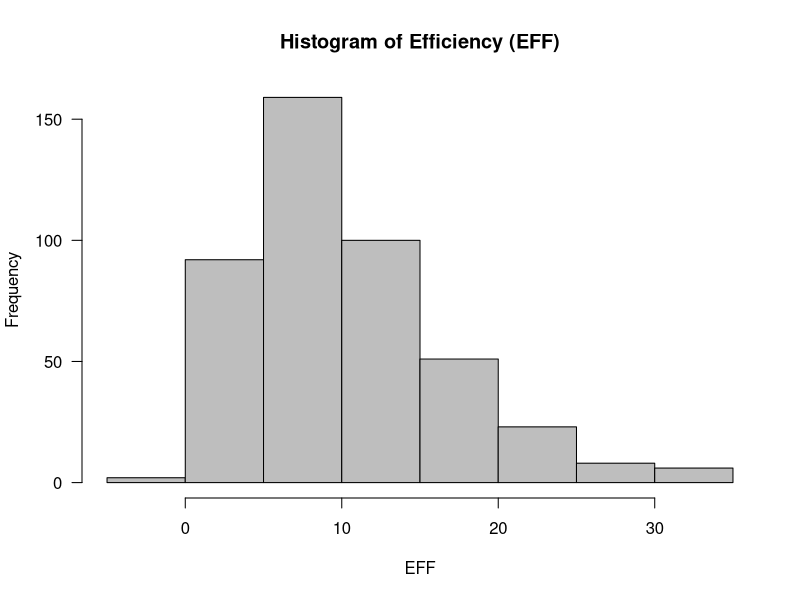
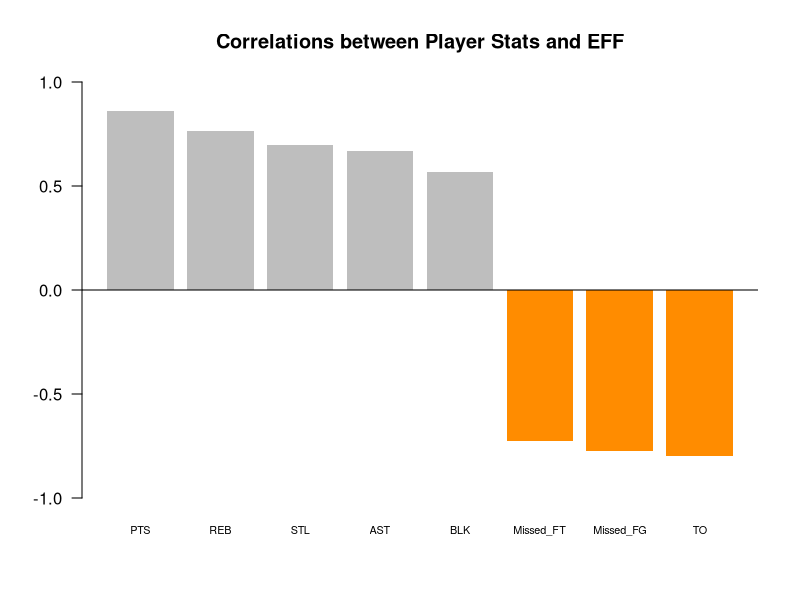
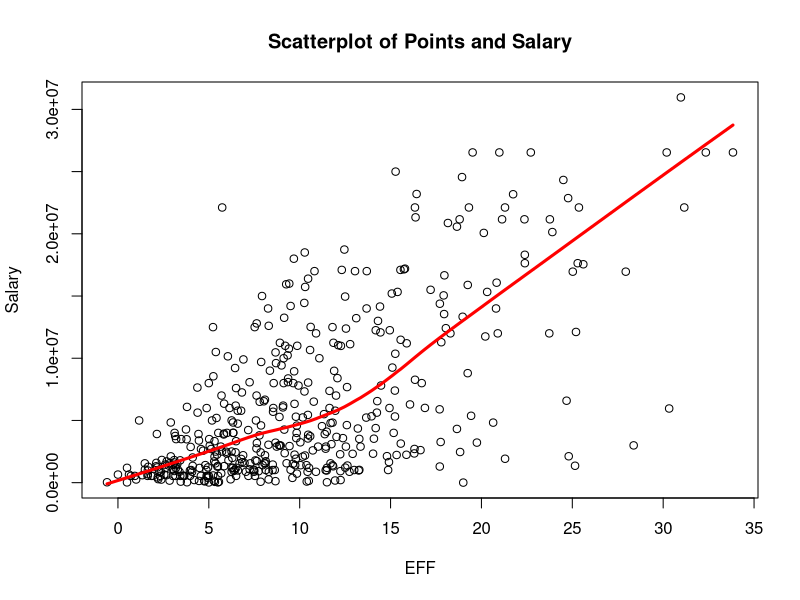
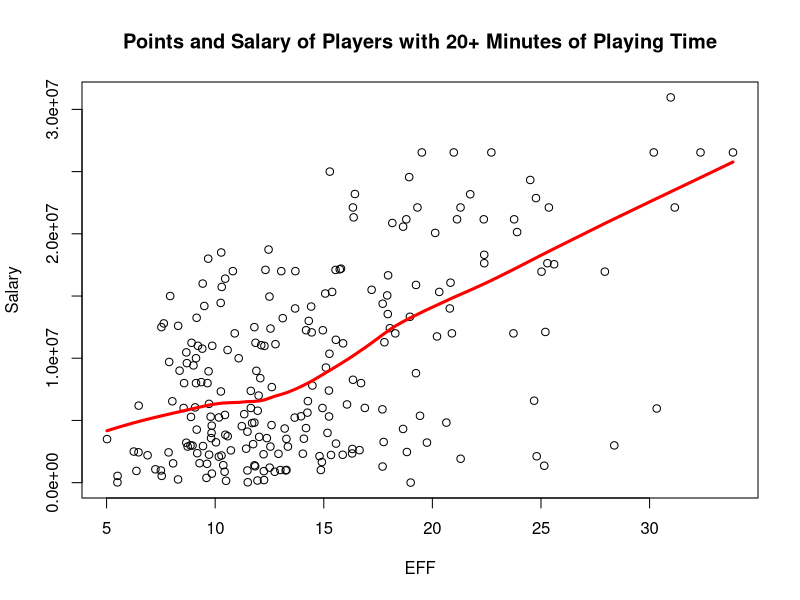

Here is the R script that generated these plots, in order:
## ---- chunk 1
#importing data with read.csv() / importing style: base
dat1 <- read.csv('./data/nba2017-player-statistics.csv', colClasses = c("character", "character", "factor", "character", "double", rep("integer", 19)))
str(dat1)
## ---- chunk 2
#importing data with read_csv() / importing style: readr
library(readr)
dat2 <- read_csv('./data/nba2017-player-statistics.csv', col_types = cols(Player = col_character(), Team = col_character(), Position = col_factor(c('C', 'PF', 'PG', 'SF', 'SG')), Experience = col_character(), Salary = col_double()))
str(dat2)
## ---- chunk 3
#replacing "R" with 0, then converting entire column into integers
ExperienceInt <- as.integer(replace(dat1$Experience, dat1$Experience == "R", "0"))
ExperienceInt
## ---- chunk 4
#computing PTS, REB, Missed FG, Missed FT (parts of the EFF equation that are not already in the NBA 2017 data)
PTS = ((dat1$FGM - dat1$Points2 - dat1$Points3) + dat1$FTM) + 2*dat1$Points2 + 3*dat1$Points3
REB = dat1$OREB + dat1$DREB
Missed_FG = dat1$FGA - dat1$FGM
Missed_FT = dat1$FTA - dat1$FTM

#adding EFF to the data frame
dat1$EFF = c((PTS + REB + dat1$AST + dat1$STL + dat1$BLK - Missed_FG - Missed_FT - dat1$TO) / dat1$GP)

summary(dat1$EFF)

#histogram of efficiency statistics
hist(x = dat1$EFF, main = "Histogram of Efficiency (EFF)", xlab = "EFF", ylab = "Frequency", col = "grey", las = 1)
## ---- chunk 5
library(dplyr)
#player name, team, salary, and EFF value of the top-10 players by EFF in decreasing order
select(slice(arrange(dat1, desc(EFF)), 1:10), Player, Team, Salary, EFF)

#name(s) of the player(s) that have a negative EFF
select(filter(dat1, EFF < 0), Player, EFF)

#correlation coefficients between EFF and all the variables used in the EFF formula
corPTS = cor(PTS, dat1$EFF)
corREB = cor(REB, dat1$EFF)
corAST = cor(dat1$AST, dat1$EFF)
corSTL = cor(dat1$STL, dat1$EFF)
corBLK = cor(dat1$BLK, dat1$EFF)
corMFG = cor(-Missed_FG, dat1$EFF)
corMFT = cor(-Missed_FT, dat1$EFF)
corTO = cor(-dat1$TO, dat1$EFF)

#computed correlations in descending order in vector form
barplot_cor <- (c(PTS = corPTS, REB = corREB, STL = corSTL, AST = corAST, BLK = corBLK, Missed_FT = corMFT, Missed_FG = corMFG, TO = corTO))
barplot_cor

#barchart with the correlations (bars in decreasing order)
pos = barplot_cor >= 0
cols = c("dark orange", "grey")
barplot(sort(barplot_cor, decreasing = TRUE), ylim = c(-1, 1), cex.names = 0.65, main = "Correlations between Player Stats and EFF", las = 1, col = cols[pos + 1], border = NA)
abline(h = 0)
## ---- chunk 6
#scatterplot between EFF and salary with loess smooth line
plot(dat1$EFF, dat1$Salary, col = "black", xlab = "EFF", ylab = "Salary", main = "Scatterplot of Points and Salary", pch = 21, cex = 1)
lines(lowess(dat1$EFF, dat1$Salary), col="RED", lwd = 3)

#correlation coefficient between EFF and salary
corSalary = cor(dat1$EFF, dat1$Salary)
corSalary
## ---- chunk 7
#players who played more than 20 minutes per game
library(dplyr)
MPG = dat1$MIN/dat1$GP
select(filter(dat1, MPG >= 20), Player)

#data frame 'players2' with players who played more than 20 minutes per game
players2 <- data.frame(select(filter(dat1, MPG >= 20), Player, EFF, Salary))

#scatterplot between Efficiency and Salary, including a lowess smooth line for 'players2' data frame
plot(players2$EFF, players2$Salary, col = "black", xlab = "EFF", ylab = "Salary", main = "Points and Salary of Players with 20+ Minutes of Playing Time", pch = 21, cex = 1)
lines(lowess(players2$EFF, players2$Salary), col = "RED", lwd = 3)

#linear correlation coefficient between EFF and Salary for 'players2'
cor(players2$EFF, players2$Salary)
